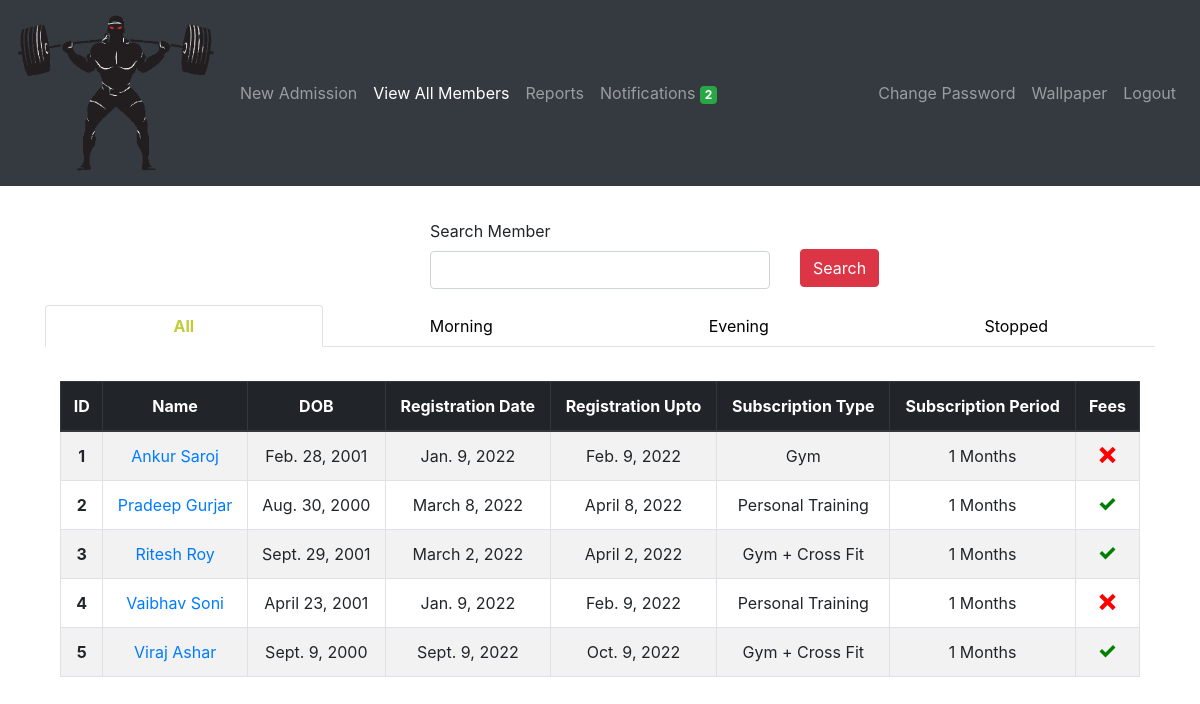
/members/view/ (signed in), run on an earlier commit of the app's database.
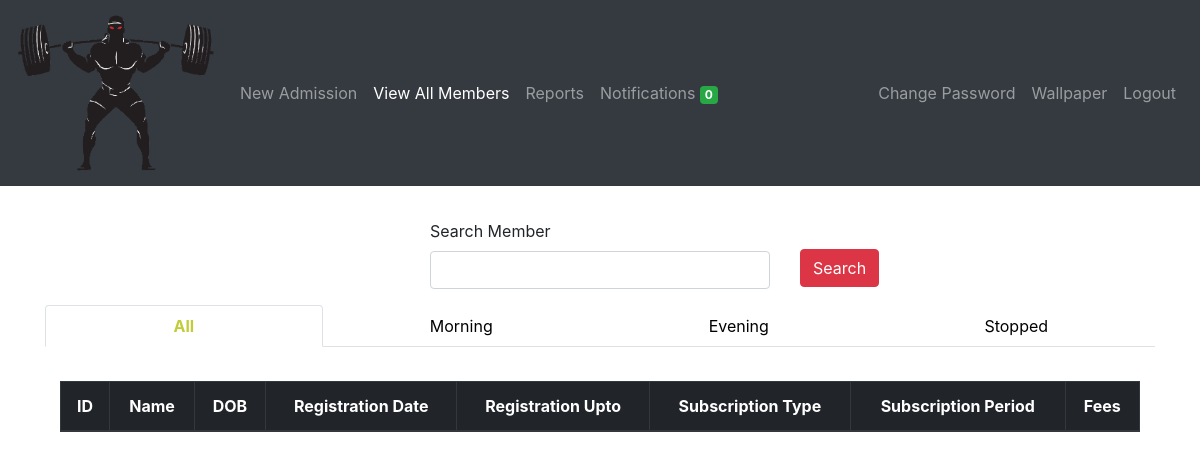
And on a later commit of the database.
### members/models.py (models this page shows, shortened)
class Member(models.Model):
    member_id = models.AutoField(primary_key=True)
    first_name = models.CharField(('First Name'), max_length=50)
    last_name = models.CharField(('Last Name'), max_length=50)
    mobile_number = models.CharField(('Mobile Number'), max_length=10, unique=True)
    email = models.EmailField(null=True, blank=True)
    address = models.CharField(max_length=300, blank=True)
    medical_history = models.CharField(('Medical History'), max_length=300, blank=True, default='None')
    admitted_on = models.DateField(auto_now_add=True)
    registration_date = models.DateField(('Registration Date'), default='dd/mm/yyyy')
    registration_upto = models.DateField()
    dob = models.DateField(default='dd/mm/yyyy')
    subscription_type  = models.CharField(
                                ('Subscription Type'),
                                max_length=30,
                                choices=SUBSCRIPTION_TYPE_CHOICES,
                                default=SUBSCRIPTION_TYPE_CHOICES[0][0]
                            )
    subscription_period = models.CharField(
                                ('Subscription Period'),
                                max_length=30,
                                choices=SUBSCRIPTION_PERIOD_CHOICES,
                                default=SUBSCRIPTION_PERIOD_CHOICES[0][0]
                            )
    amount = models.CharField(max_length=30)
    fee_status = models.CharField(
                                ('Fee Status'),
                                max_length=30,
                                choices=FEE_STATUS,
                                default=FEE_STATUS[0][0]
                            )
    batch = models.CharField(
                                max_length=30,
                                choices=BATCH,
                                default=BATCH[0][0]
                            )
    photo = models.FileField(upload_to='photos/', blank=True)
    notification = models.IntegerField(default=2, blank=True)
    stop = models.IntegerField(('Status'), choices=STATUS, default=STATUS[0][0], blank=True)

### members/views.py (the view)
# urls.py: path('view/', login_required(views.view_member), name='view_member'),
def view_member(request):
    view_all = Member.objects.filter(stop=0).order_by('first_name')
    paginator = Paginator(view_all, 100)
    try:
        page = request.GET.get('page', 1)
        view_all = paginator.page(page)
    except PageNotAnInteger:
        view_all = paginator.page(1)
    except EmptyPage:
        view_all = paginator.page(paginator.num_pages)
    search_form = SearchForm()
    evening = Member.objects.filter(batch='evening', stop=0).order_by('first_name')
    morning = Member.objects.filter(batch='morning', stop=0).order_by('first_name')
    stopped = Member.objects.filter(stop=1).order_by('first_name')
    context = {
        'all': view_all,
        'morning': morning,
        'evening': evening,
        'stopped': stopped,
        'search_form': search_form,
        'subs_end_today_count': get_notification_count(),
    }
    return render(request, 'view_member.html', context)

### members/models.py (shortened to what this page needs)
class SearchForm(forms.Form):
    search = forms.CharField(label='Search Member', max_length=100, required=False)

### members/templatetags/tags.py (called while the page is built)
@register.filter(name='add_css')
def add_css(field, css):
    return field.as_widget(attrs={"class": css})

### notifications/config.py (called while the page is built)
def get_notification_count():
    NOTIF_COUNT = Member.objects.filter(
        registration_upto__gte=datetime.datetime.now(),
        registration_upto__lte=datetime.date.today() + datetime.timedelta(days=1),
        notification=1).exclude(stop=1)
    PENDING_COUNT = Member.objects.filter(fee_status='pending', notification=1).exclude(stop=1)
    return (NOTIF_COUNT | PENDING_COUNT).distinct().count()

### members/templates/view_member.html (shortened to what this page needs)
{% extends 'base.html' %}
{% load tags %}
{% load static %}
{% block content %}
<div class="container" style="margin-top: 3%">
    <form method="POST" action="{% url 'search_member' %}">
        <div class="row">
            <div class="form-group col"></div>
            <div class="form-group col">
                <label for="search">{{ search_form.search.label }}</label>
                {{ search_form.search | add_css:"form-control" }}
            </div>
            <div class="{% if not result %} col {% endif %}">
              <button type="submit" id="submit" class="btn btn-danger" style="margin-top: 30px;">Search</button>
            </div>
        </div>
    </form>
</div>
{% if result %}
  <div class="container" style="margin-top: 3%">
      <table class="table table-striped table-bordered">
        <thead class="text-center thead-dark">
          <tr>
            <th scope="col">ID</th>
            <th scope="col">Name</th>
            <th scope="col">DOB</th>
            <th scope="col">Registration Date</th>
            <th scope="col">Registration Upto</th>
            <th scope="col">Subscription Type</th>
            <th scope="col">Subscription Period</th>
            <th scope="col">Fees</th>
            <th scope="col">Delete User</th>
          </tr>
        </thead>
        <tbody class="text-center">
          {% for member in result %}
            <tr>
              <th scope="row">{{ forloop.counter }}</th>
              <td><a href="/members/update/{{ member.member_id }}">{{ member.first_name }} {{ member.last_name }}</a></td>
              <td>{{ member.dob }}</td>
              <td>{{ member.registration_date }}</td>
              <td>{{ member.registration_upto }}</td>
              <td>{{ member.get_subscription_type_display }}</td>
              <td>{{ member.subscription_period }} Months</td>
              <td>
                  {% if member.fee_status == 'paid' %}
                  <span class="icon-checkmark" style="color: green"></span>
                  {% else %}
                  <span class="icon-cross" style="color: red"></span>
                  {% endif %}
              </td>
              <td><a href="/members/delete/{{ member.member_id }}/"><button class="btn btn-danger" onclick="return confirm('Are you sure you want to delete this? This will permanently delete the record!')">Delete</button></a></td>
            </tr>
          {% endfor %}
          </tbody>
      </table>
  </div>
{% else %}
  <ul class="nav nav-tabs nav-justified" id="myTab" role="tablist">
    <li class="nav-item">
      <a class="nav-link active" id="home-tab" data-toggle="tab" href="#all" role="tab" aria-controls="home" aria-selected="true">All</a>
    </li>
    <li class="nav-item">
      <a class="nav-link" id="home-tab" data-toggle="tab" href="#morning" role="tab" aria-controls="home" aria-selected="true">Morning</a>
    </li>
    <li class="nav-item">
      <a class="nav-link" id="profile-tab" data-toggle="tab" href="#evening" role="tab" aria-controls="profile" aria-selected="false">Evening</a>
    </li>
    <li class="nav-item">
      <a class="nav-link" id="profile-tab" data-toggle="tab" href="#stopped" role="tab" aria-controls="stopped" aria-selected="false">Stopped</a>
    </li>
  </ul>
  <div class="tab-content" id="myTabContent">
    <div class="tab-pane fade show active" id="all" role="tabpanel" aria-labelledby="home-tab">
      <div class="container" style="margin-top: 3%">
          <table class="table table-striped table-bordered">
            <thead class="text-center thead-dark">
              <tr>
                <th scope="col">ID</th>
                <th scope="col">Name</th>
                <th scope="col">DOB</th>
                <th scope="col">Registration Date</th>
                <th scope="col">Registration Upto</th>
                <th scope="col">Subscription Type</th>
                <th scope="col">Subscription Period</th>
                <th scope="col">Fees</th>
              </tr>
            </thead>
            <tbody class="text-center">
              {% for member in all %}
                <tr>
                  <th scope="row">{{ all.start_index|add:forloop.counter0  }}</th>
                  <td><a href="/members/update/{{ member.member_id }}">{{ member.first_name }} {{ member.last_name }}</a></td>
                  <td>{{ member.dob }}</td>
                  <td>{{ member.registration_date }}</td>
                  <td>{{ member.registration_upto }}</td>
                  <td>{{ member.get_subscription_type_display }}</td>
                  <td>{{ member.subscription_period }} Months</td>
                  <td>
                      {% if member.fee_status == 'paid' %}
                      <span class="icon-checkmark" style="color: green"></span>
                      {% else %}
                      <span class="icon-cross" style="color: red"></span>
                      {% endif %}
                  </td>
                </tr>
              {% endfor %}
              </tbody>
          </table>
      </div>
    </div>
  </div>
{% endif %}
{% endblock %}

### templates/base.html (shortened to what this page needs)
<!doctype html>
{% load static %}
<html lang="en">
  <head>
    <link rel="stylesheet" href="{% static 'css/bootstrap.min.css' %}">
    <link rel="stylesheet" href="{% static 'css/style.css' %}">
  </head>
  <body>
    <nav class="navbar navbar-expand-lg navbar-dark bg-dark">
      <a class="navbar-brand" href="/"><img src="{% static 'images/p_logo.png' %}" class="img-fluid" style="width: 200px"></a>
      {% if request.user.username %}
      <div class="collapse navbar-collapse" id="navbarNav">
        <ul class="navbar-nav">
          <li class="nav-item {% if request.resolver_match.url_name == 'members' %} active {% endif %}">
            <a class="nav-link" href="{% url 'members'%}">New Admission<span class="sr-only">(current)</span></a>
          </li>
          <li class="nav-item  {% if request.resolver_match.url_name == 'view_member' %} active {% endif %}">
            <a class="nav-link" href="{% url 'view_member'%}">View All Members</a>
          </li>
          <li class="nav-item {% if request.resolver_match.url_name == 'reports' %} active {% endif %}">
            <a class="nav-link" href="{% url 'reports' %}">Reports</a>
          </li>
          <li class="nav-item  {% if request.resolver_match.url_name == 'notifications' %} active {% endif %}">
            <a class="nav-link" href="{% url 'notifications'%}">Notifications <span class="badge badge-success">{{ subs_end_today_count }}</span></a>
          </li>
        </ul>
        <ul class="navbar-nav ml-auto">
          <li class="nav-item {% if request.resolver_match.url_name == 'change_password' %} active {% endif %}">
              <a class="nav-link" href="{% url 'change_password'%}">Change Password</a>
          </li>
          <li class="nav-item  {% if request.resolver_match.url_name == 'set_wallpaper' %} active {% endif %}">
              <a class="nav-link" href="{% url 'set_wallpaper'%}">Wallpaper<span class="sr-only">(current)</span></a>
          </li>
          <li class="nav-item">
            <a class="nav-link" href="{% url 'logout'%}">Logout</a>
          </li>
        </ul>
        {% endif %}
      </div>
    </nav>
    <div class="container">
        {% block content %}
        {% endblock %}
    </div>
  </body>
</html>

### static/css/style.css (style rules this page uses)
.nav-tabs .nav-item.show .nav-link, .nav-tabs .nav-link { color: black; }
.nav-tabs .nav-item.show .nav-link, .nav-tabs .nav-link.active { color: rgb(194, 204, 58); font-weight: bold; }

What changed in the data, as far as the page shows it:
removed Member: start_index|add "1", first_name "Ankur", last_name "Saroj", dob "Feb. 28, 2001", registration_date "Jan. 9, 2022", registration_upto "Feb. 9, 2022", subscription_type "Gym", subscription_period "1", fee_status "pending" (drawn)
removed Member: start_index|add "2", first_name "Pradeep", last_name "Gurjar", dob "Aug. 30, 2000", registration_date "March 8, 2022", registration_upto "April 8, 2022", subscription_type "Personal Training", subscription_period "1", fee_status "paid" (drawn)
removed Member: start_index|add "3", first_name "Ritesh", last_name "Roy", dob "Sept. 29, 2001", registration_date "March 2, 2022", registration_upto "April 2, 2022", subscription_type "Gym + Cross Fit", subscription_period "1", fee_status "paid" (drawn)
removed Member: start_index|add "4", first_name "Vaibhav", last_name "Soni", dob "April 23, 2001", registration_date "Jan. 9, 2022", registration_upto "Feb. 9, 2022", subscription_type "Personal Training", subscription_period "1", fee_status "pending" (drawn)
removed Member: start_index|add "5", first_name "Viraj", last_name "Ashar", dob "Sept. 9, 2000", registration_date "Sept. 9, 2022", registration_upto "Oct. 9, 2022", subscription_type "Gym + Cross Fit", subscription_period "1", fee_status "paid" (drawn)
Also different on the page:
{{ subs_end_today_count }}: "2" → "0"
